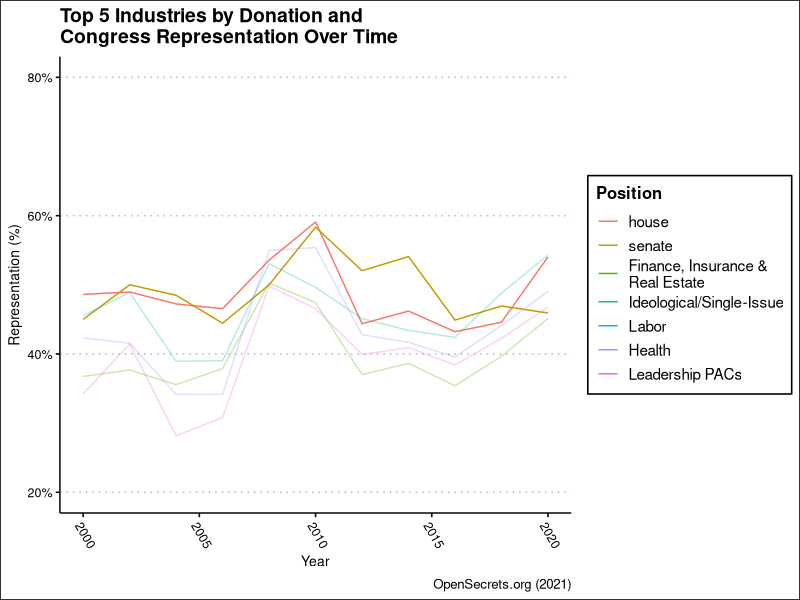

Write the R code that produced this figure.
## ---- chunk 1
library(tidyverse)
library(ggthemes)
knitr::opts_chunk$set(echo = TRUE)
## ---- chunk 2
house_senate_data = read_csv("data/house_senate.csv")

house_senate_clean_data = house_senate_data %>% 
  pivot_longer(cols = -year, names_to = "position", values_to = "seats") %>% 
  mutate(
    party = gsub("\\_.*", "", position),
    pos_type = gsub(".*\\_", "", substr(position, 1, nchar(position)-2))
  ) %>% 
  group_by(pos_type, year) %>% 
  summarize(party = party,
            seat_total = seats,
            seats = seats / sum(seats),
            .groups = "drop")
## ---- chunk 3
industry_data = read_csv("data/industry_donation_data/clean_data.csv")

industry_clean_data = industry_data %>% 
  mutate(dem_percent = dem / total,
         repub_percent = repub / total)

## ---- chunk 4
industry_clean_data = industry_clean_data %>% 
  mutate(industry_name = stringr::str_wrap(industry_name, 20))
  

top_5_donate_industries = industry_clean_data %>%
  group_by(industry_name) %>%
  summarize(t = sum(total), .groups = "drop") %>%
  arrange(desc(t)) %>%
  slice(1:5) %>%
  pull(industry_name)

top_5_industry_data_bound = rbind(industry_clean_data %>% 
  filter(industry_name %in% top_5_donate_industries) %>% 
  rename(
    democratic = dem_percent,
    republican = repub_percent,
    pos_type = industry_name
  ) %>% 
  pivot_longer(cols = c(democratic, republican),
               names_to = "party",
               values_to = "seats") %>% 
    select(pos_type, year, party, seats),
  house_senate_clean_data %>% 
    select(pos_type, year, party, seats)) %>%
  filter(party == "democratic") %>%
  mutate(pos_type = factor(pos_type, levels = c(
    "house",
    "senate",
    top_5_donate_industries
  ))) %>% 
  arrange(pos_type) %>% 
  select(-party)

## ---- chunk 5
ggplot(top_5_industry_data_bound, aes(x=year, y=seats, color=pos_type, alpha = pos_type)) +
  geom_line() +
  theme_clean() +
  scale_alpha_manual(values = c(1,1,.3,.3,.3,.3,.3)) +
  theme(axis.text.x = element_text(angle=-60, hjust=0)) +
  labs(title = "Top 5 Industries by Donation and\nCongress Representation Over Time",
       x = "Year",
       y = "Representation (%)",
       color = "Position",
       caption = "OpenSecrets.org (2021)") +
  scale_y_continuous(labels = scales::percent_format(accuracy=1),
                     limits = c(.2, .8)) +
  guides(alpha = "none")
  
